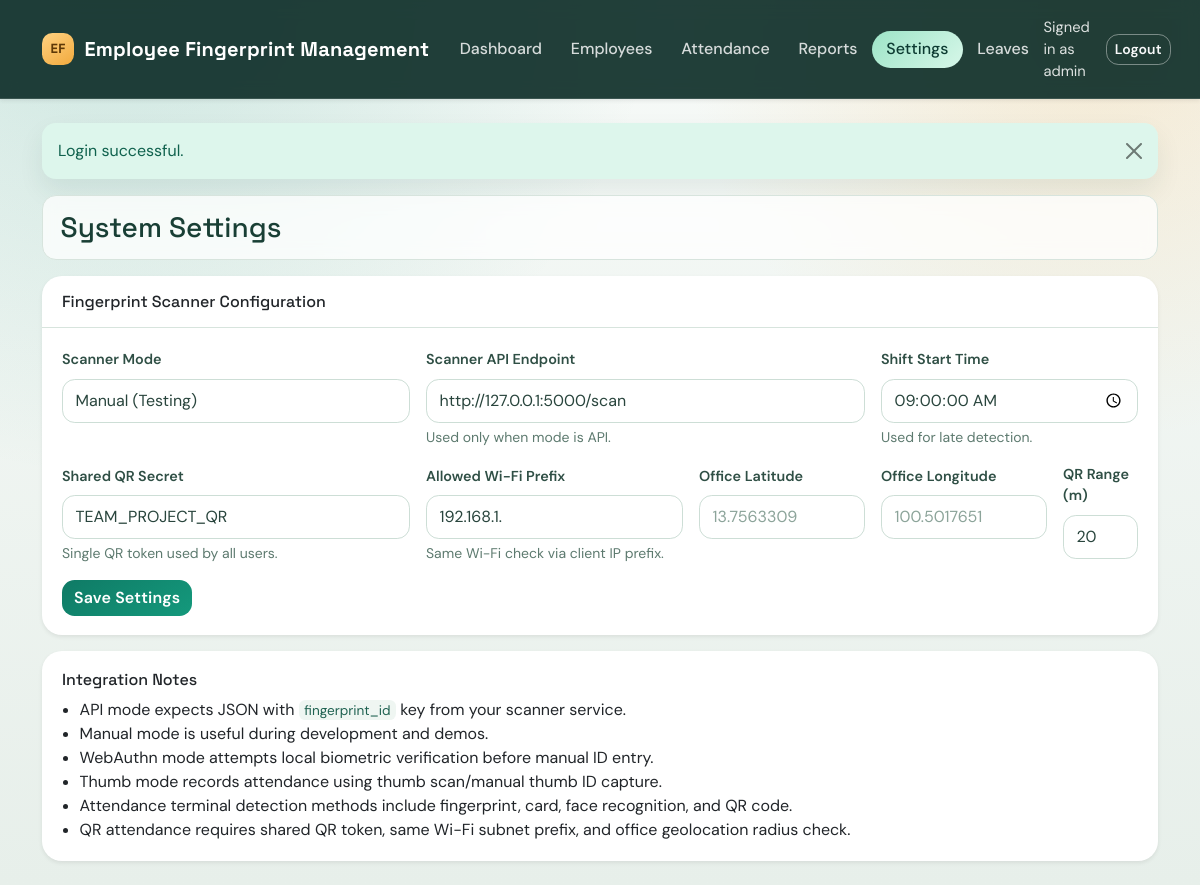
The app's page /index.php?page=settings (signed in) with its own data.
### tables this page shows
CREATE TABLE IF NOT EXISTS users (
    id INT UNSIGNED AUTO_INCREMENT PRIMARY KEY,
    username VARCHAR(50) NOT NULL UNIQUE,
    password_hash VARCHAR(255) NOT NULL,
    role ENUM('admin', 'manager', 'employee') NOT NULL DEFAULT 'admin',
    created_at DATETIME NOT NULL DEFAULT CURRENT_TIMESTAMP
);

CREATE TABLE IF NOT EXISTS scanner_settings (
    id TINYINT UNSIGNED PRIMARY KEY,
    scanner_mode ENUM('manual', 'api', 'webauthn', 'thumb') NOT NULL DEFAULT 'manual',
    api_endpoint VARCHAR(255) NULL,
    shift_start_time TIME NOT NULL DEFAULT '09:00:00',
    updated_at DATETIME NOT NULL DEFAULT CURRENT_TIMESTAMP ON UPDATE CURRENT_TIMESTAMP
);

### includes/helpers.php (called while the page is built, shortened)
<?php
function h($value)
{
    return htmlspecialchars((string) $value, ENT_QUOTES, 'UTF-8');
}
function app_base_path()
{
    static $basePath = null;
    if ($basePath !== null) {
        return $basePath;
    }
    $documentRoot = realpath($_SERVER['DOCUMENT_ROOT'] ?? '');
    $projectRoot = realpath(__DIR__ . '/..');
    if ($documentRoot && $projectRoot) {
        $documentRoot = str_replace('\\', '/', $documentRoot);
        $projectRoot = str_replace('\\', '/', $projectRoot);
    }
    $basePath = '';
    return $basePath;
}
function url($path = '')
{
    $base = app_base_path();
    $path = ltrim((string) $path, '/');
    if ($base === '') {
        return '/' . $path;
    }
    return rtrim($base, '/') . '/' . $path;
}
function get_flash()
{
    $flash = $_SESSION['flash'];
    return $flash;
}
function table_has_column($table, $column)
{
    static $cache = array();
    $key = (string) $table . '.' . (string) $column;
    try {
        $statement = db()->prepare('SHOW COLUMNS FROM `' . str_replace('`', '', (string) $table) . '` LIKE :column_name');
        $statement->execute(array('column_name' => (string) $column));
        $cache[$key] = (bool) $statement->fetch();
    } catch (Throwable $throwable) {
        $cache[$key] = false;
    }
    return $cache[$key];
}

### config/database.php (called while the page is built, shortened)
<?php
function db()
{
    static $pdo = null;
    if ($pdo instanceof PDO) {
        return $pdo;
    }
    $host = getenv('DB_HOST') ?: '127.0.0.1';
    $port = getenv('DB_PORT') ?: '3306';
    $name = getenv('DB_NAME') ?: 'employee_fingerprint';
    $user = getenv('DB_USER') ?: 'root';
    $pass = getenv('DB_PASS') ?: '';
    $dsn = sprintf('mysql:host=%s;port=%s;dbname=%s;charset=utf8mb4', $host, $port, $name);
    try {
        $pdo = new PDO(
            $dsn,
            $user,
            $pass,
            array(
                PDO::ATTR_ERRMODE => PDO::ERRMODE_EXCEPTION,
                PDO::ATTR_DEFAULT_FETCH_MODE => PDO::FETCH_ASSOC,
                PDO::ATTR_EMULATE_PREPARES => false,
            )
        );
    } catch (PDOException $exception) {
        http_response_code(500);
        exit('Database connection failed: ' . htmlspecialchars($exception->getMessage(), ENT_QUOTES, 'UTF-8'));
    }
    return $pdo;
}

### includes/auth.php (called while the page is built, shortened)
<?php
require_once __DIR__ . '/../config/database.php';
require_once __DIR__ . '/helpers.php';
function is_logged_in()
{
    return isset($_SESSION['user_id']);
}
function users_support_employee_link()
{
    return table_has_column('users', 'employee_id');
}
function current_user()
{
    static $cachedUser = false;
    if ($cachedUser !== false) {
        return $cachedUser;
    }
    if (users_support_employee_link()) {
        $statement = db()->prepare(
            "SELECT u.id, u.username, u.role, u.employee_id,
                    e.employee_code,
                    CONCAT(e.first_name, ' ', e.last_name) AS employee_name
             FROM users u
             LEFT JOIN employees e ON e.id = u.employee_id
             WHERE u.id = :id
             LIMIT 1"
        );
    }
    $statement->execute(array('id' => $_SESSION['user_id']));
    $user = $statement->fetch();
    $cachedUser = $user;
    return $cachedUser;
}
function is_admin()
{
    $user = current_user();
    return is_array($user) && (($user['role'] ?? '') === 'admin');
}

### pages/settings.php (the view, shortened to what this page needs)
<?php
$pdo = db();
$hasQrSettingsColumns = table_has_column('scanner_settings', 'qr_secret')
    && table_has_column('scanner_settings', 'allowed_network_prefix')
    && table_has_column('scanner_settings', 'office_latitude')
    && table_has_column('scanner_settings', 'office_longitude')
    && table_has_column('scanner_settings', 'qr_max_distance_meters');
if ($hasQrSettingsColumns) {
    $settings = $pdo->query(
        'SELECT scanner_mode, api_endpoint, shift_start_time, qr_secret, allowed_network_prefix, office_latitude, office_longitude, qr_max_distance_meters
         FROM scanner_settings
         WHERE id = 1'
    )->fetch();
} else {
    $settings = $pdo->query(
        'SELECT scanner_mode, api_endpoint, shift_start_time
         FROM scanner_settings
         WHERE id = 1'
    )->fetch();
}
?>
<div class="d-flex justify-content-between align-items-center page-header">
    <h1 class="h3 mb-0">System Settings</h1>
</div>
<div class="card border-0 shadow-sm">
    <div class="card-header bg-white">
        <h2 class="h6 mb-0">Fingerprint Scanner Configuration</h2>
    </div>
    <div class="card-body">
        <form method="post" action="<?= h(url('index.php?page=settings')); ?>">
            <div class="row g-3">
                <div class="col-md-4">
                    <label class="form-label">Scanner Mode</label>
                    <select class="form-select" name="scanner_mode">
                        <option value="manual" <?= $settings['scanner_mode'] === 'manual' ? 'selected' : ''; ?>>Manual (Testing)</option>
                    </select>
                </div>
                <div class="col-md-5">
                    <label class="form-label">Scanner API Endpoint</label>
                    <input class="form-control" name="api_endpoint" value="<?= h($settings['api_endpoint']); ?>" placeholder="http://127.0.0.1:5000/scan">
                    <div class="form-text">Used only when mode is API.</div>
                </div>
                <div class="col-md-3">
                    <label class="form-label">Shift Start Time</label>
                    <input class="form-control" type="time" step="1" name="shift_start_time" value="<?= h($settings['shift_start_time']); ?>">
                    <div class="form-text">Used for late detection.</div>
                </div>
                <?php if ($hasQrSettingsColumns): ?>
                    <div class="col-md-4">
                        <label class="form-label">Shared QR Secret</label>
                        <input class="form-control" name="qr_secret" value="<?= h($settings['qr_secret']); ?>">
                        <div class="form-text">Single QR token used by all users.</div>
                    </div>
                    <div class="col-md-3">
                        <label class="form-label">Allowed Wi-Fi Prefix</label>
                        <input class="form-control" name="allowed_network_prefix" value="<?= h($settings['allowed_network_prefix']); ?>" placeholder="192.168.1.">
                        <div class="form-text">Same Wi-Fi check via client IP prefix.</div>
                    </div>
                    <div class="col-md-2">
                        <label class="form-label">Office Latitude</label>
                        <input class="form-control" type="number" step="0.0000001" name="office_latitude" value="<?= h((string) $settings['office_latitude']); ?>" placeholder="13.7563309">
                    </div>
                    <div class="col-md-2">
                        <label class="form-label">Office Longitude</label>
                        <input class="form-control" type="number" step="0.0000001" name="office_longitude" value="<?= h((string) $settings['office_longitude']); ?>" placeholder="100.5017651">
                    </div>
                    <div class="col-md-1">
                        <label class="form-label">QR Range (m)</label>
                        <input class="form-control" type="number" min="1" name="qr_max_distance_meters" value="<?= h((string) $settings['qr_max_distance_meters']); ?>">
                    </div>
                <?php else: ?>
                    <div class="col-12">
                        <div class="alert alert-warning mb-0">Run the latest database migration to enable QR network and distance policy settings.</div>
                    </div>
                <?php endif; ?>
            </div>
            <div class="mt-3">
                <button class="btn btn-primary" type="submit">Save Settings</button>
            </div>
        </form>
    </div>
</div>
<div class="card border-0 shadow-sm mt-3">
    <div class="card-body">
        <h2 class="h6">Integration Notes</h2>
        <ul class="mb-0">
            <li>API mode expects JSON with <code>fingerprint_id</code> key from your scanner service.</li>
            <li>Manual mode is useful during development and demos.</li>
            <li>WebAuthn mode attempts local biometric verification before manual ID entry.</li>
            <li>Thumb mode records attendance using thumb scan/manual thumb ID capture.</li>
            <li>Attendance terminal detection methods include fingerprint, card, face recognition, and QR code.</li>
            <li>QR attendance requires shared QR token, same Wi-Fi subnet prefix, and office geolocation radius check.</li>
        </ul>
    </div>
</div>

### includes/header.php (shortened to what this page needs)
<?php
$currentPage = $currentPage ?? '';
$flash = get_flash();
$user = current_user();
$isAdminUser = is_admin();
?>
<!doctype html>
<html lang="en">
<head>
    <link href="https://cdn.jsdelivr.net/npm/bootstrap@5.3.3/dist/css/bootstrap.min.css" rel="stylesheet">
    <link href="<?= h(url('assets/css/style.css')); ?>" rel="stylesheet">
</head>
<body class="app-bg">
<?php if ($user): ?>
<nav class="navbar navbar-expand-lg navbar-dark app-nav shadow-sm">
    <div class="container-xl">
        <a class="navbar-brand app-brand" href="<?= h(url('index.php?page=dashboard')); ?>">
            <span class="brand-mark">EF</span>
            <span class="brand-text"><?= h(APP_NAME); ?></span>
        </a>
        <div class="collapse navbar-collapse" id="mainNav">
            <ul class="navbar-nav me-auto mb-2 mb-lg-0 app-nav-links">
                <?php if ($isAdminUser): ?>
                    <li class="nav-item"><a class="nav-link <?= $currentPage === 'dashboard' ? 'active' : ''; ?>" href="<?= h(url('index.php?page=dashboard')); ?>">Dashboard</a></li>
                    <li class="nav-item"><a class="nav-link <?= $currentPage === 'employees' ? 'active' : ''; ?>" href="<?= h(url('index.php?page=employees')); ?>">Employees</a></li>
                    <li class="nav-item"><a class="nav-link <?= $currentPage === 'attendance' ? 'active' : ''; ?>" href="<?= h(url('index.php?page=attendance')); ?>">Attendance</a></li>
                    <li class="nav-item"><a class="nav-link <?= $currentPage === 'reports' ? 'active' : ''; ?>" href="<?= h(url('index.php?page=reports')); ?>">Reports</a></li>
                    <li class="nav-item"><a class="nav-link <?= $currentPage === 'settings' ? 'active' : ''; ?>" href="<?= h(url('index.php?page=settings')); ?>">Settings</a></li>
                <?php else: ?>
                    <li class="nav-item"><a class="nav-link <?= $currentPage === 'mobile-attendance' ? 'active' : ''; ?>" href="<?= h(url('index.php?page=mobile-attendance')); ?>">Mobile Attendance</a></li>
                <?php endif; ?>
                <li class="nav-item"><a class="nav-link <?= $currentPage === 'leaves' ? 'active' : ''; ?>" href="<?= h(url('index.php?page=leaves')); ?>">Leaves</a></li>
            </ul>
            <span class="navbar-text app-user me-3">Signed in as <?= h($user['employee_name'] ?? $user['username']); ?></span>
            <a class="btn btn-outline-light btn-sm app-logout" href="<?= h(url('index.php?page=logout')); ?>">Logout</a>
        </div>
    </div>
</nav>
<?php endif; ?>
<main class="container-xl py-4 app-main">
    <?php if ($flash): ?>
        <div class="alert app-alert alert-<?= h($flash['type']); ?> alert-dismissible fade show" role="alert">
            <?= h($flash['message']); ?>
            <button type="button" class="btn-close" data-bs-dismiss="alert" aria-label="Close"></button>
        </div>
    <?php endif; ?>

### assets/css/style.css (style rules this page uses)
:root { --app-bg-1: #f7faf8; --app-bg-2: #e7efea; --surface: #ffffff; --surface-soft: rgba(255, 255, 255, 0.74); --text-main: #193f35; --text-muted: #5d7a6f; --line: #d7e4dd; --primary: #0f7a65; --primary-strong: #0a5c4d; --accent: #f2aa3e; --danger: #b74646; --shadow-soft: 0 12px 26px rgba(19, 66, 56, 0.08); --shadow-deep: 0 20px 44px rgba(15, 58, 50, 0.16); --radius-md: 14px; --radius-lg: 20px; }
*, *::before, *::after { box-sizing: border-box; }
body.app-bg { font-family: "DM Sans", sans-serif; color: var(--text-main); background: radial-gradient(circle at 10% -8%, rgba(16, 145, 120, 0.2), transparent 38%), radial-gradient(circle at 92% 2%, rgba(242, 170, 62, 0.2), transparent 30%), linear-gradient(180deg, var(--app-bg-1) 0%, var(--app-bg-2) 100%); min-height: 100vh; }
h1, h2, h3, h4, h5, h6, .h1, .h2, .h3, .h4, .h5, .h6 { font-family: "Space Grotesk", sans-serif; }
a { color: var(--primary); }
.app-main { position: relative; }
.page-header { background: var(--surface-soft); border: 1px solid var(--line); border-radius: var(--radius-md); padding: 0.9rem 1.1rem; margin-bottom: 1rem; backdrop-filter: blur(8px); }
.app-nav { background: rgba(11, 43, 37, 0.9); border-bottom: 1px solid rgba(255, 255, 255, 0.12); backdrop-filter: blur(8px); }
.app-brand { display: flex; align-items: center; gap: 0.65rem; color: #fff; font-family: "Space Grotesk", sans-serif; font-weight: 700; letter-spacing: 0.01em; }
.brand-mark { width: 2rem; height: 2rem; display: inline-flex; align-items: center; justify-content: center; border-radius: 0.65rem; background: linear-gradient(145deg, #ffd281 0%, var(--accent) 100%); color: #5d3807; font-size: 0.83rem; font-weight: 700; }
.brand-text { line-height: 1; }
.app-nav .navbar-nav .nav-link { color: rgba(255, 255, 255, 0.82); border-radius: 999px; padding: 0.4rem 0.9rem; font-weight: 500; transition: 0.22s ease; }
.app-nav .navbar-nav .nav-link.active { color: #0d3b32; background: linear-gradient(135deg, #9de4c7 0%, #d7f7e9 100%); }
.app-user { color: rgba(255, 255, 255, 0.85) !important; font-size: 0.92rem; }
.app-logout { border-color: rgba(255, 255, 255, 0.4); }
.app-alert { border: none; border-radius: var(--radius-md); box-shadow: var(--shadow-soft); }
.alert-success { background: #ddf6ec; color: #0f614d; }
.card { border: 1px solid var(--line); border-radius: var(--radius-lg); box-shadow: var(--shadow-soft); background: var(--surface); }
.card-header { background: transparent !important; border-bottom: 1px solid var(--line); padding: 1rem 1.25rem; }
.card-body { padding: 1.2rem 1.25rem; }
.form-label { font-weight: 600; color: #2f4f45; font-size: 0.9rem; }
.form-control, .form-select { border: 1px solid #cdded6; border-radius: 0.8rem; padding: 0.56rem 0.78rem; color: #29453d; background: #fff; }
.form-control::placeholder { color: #8ca49a; }
.form-text, .text-muted { color: var(--text-muted) !important; }
.btn { border-radius: 0.78rem; font-weight: 600; letter-spacing: 0.01em; }
.btn-primary { background: linear-gradient(145deg, #0f7a65 0%, #14997c 100%); border: none; }
code { font-family: "DM Sans", sans-serif; font-size: 0.85rem; background: #eff6f2; color: #1f6251; border-radius: 0.4rem; padding: 0.12rem 0.35rem; }
ul { padding-left: 1.1rem; }
.card, .page-header, .app-alert { animation: fadeUp 0.45s ease both; }

### records on screen
users: username "admin"
scanner_settings: scanner_mode "Manual (Testing)", api_endpoint "http://127.0.0.1:5000/scan", shift_start_time "09:00:00", qr_secret "TEAM_PROJECT_QR", allowed_network_prefix "192.168.1.", qr_max_distance_meters "20"

### other values on screen
APP_NAME "Employee Fingerprint Management"
$flash['message'] "Login successful."
